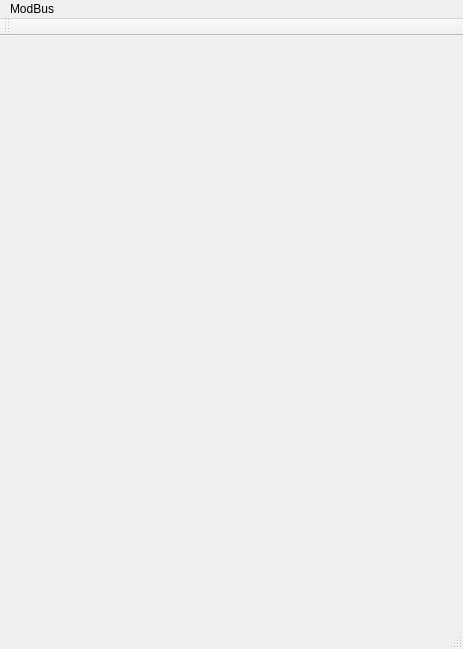
<?xml version="1.0" encoding="UTF-8"?>
<ui version="4.0">
 <class>MainWindow</class>
 <widget class="QMainWindow" name="MainWindow">
  <property name="geometry">
   <rect>
    <x>0</x>
    <y>0</y>
    <width>463</width>
    <height>649</height>
   </rect>
  </property>
  <property name="sizePolicy">
   <sizepolicy hsizetype="Fixed" vsizetype="Fixed">
    <horstretch>0</horstretch>
    <verstretch>0</verstretch>
   </sizepolicy>
  </property>
  <property name="windowTitle">
   <string>MainWindow</string>
  </property>
  <widget class="QWidget" name="centralWidget"/>
  <widget class="QMenuBar" name="menuBar">
   <property name="geometry">
    <rect>
     <x>0</x>
     <y>0</y>
     <width>463</width>
     <height>31</height>
    </rect>
   </property>
   <widget class="QMenu" name="menuModBus">
    <property name="title">
     <string>ModBus</string>
    </property>
   </widget>
   <addaction name="menuModBus"/>
  </widget>
  <widget class="QToolBar" name="mainToolBar">
   <attribute name="toolBarArea">
    <enum>TopToolBarArea</enum>
   </attribute>
   <attribute name="toolBarBreak">
    <bool>false</bool>
   </attribute>
  </widget>
  <widget class="QStatusBar" name="statusBar"/>
  <action name="action">
   <property name="text">
    <string>配置</string>
   </property>
  </action>
  <action name="action_2">
   <property name="text">
    <string>配置参数</string>
   </property>
  </action>
 </widget>
 <layoutdefault spacing="6" margin="11"/>
 <resources/>
 <connections/>
</ui>
